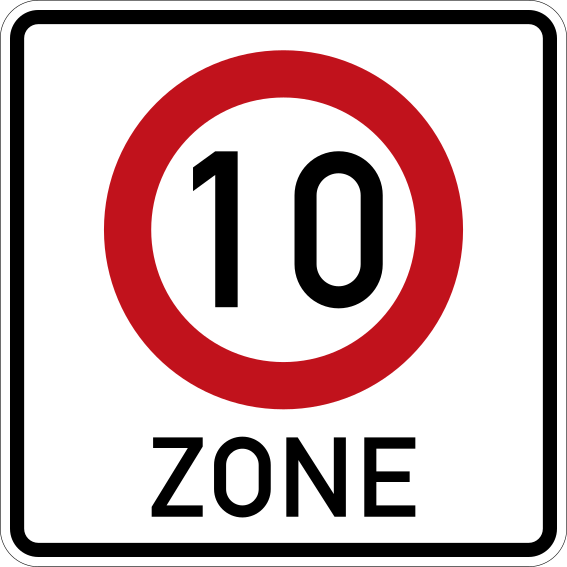
#> input picture sign_recognition/images/10_zone_beginn.png, 567 x 567 px, given in place of 00001.png, which was not available
$ jupyter execute --allow-errors 'Data Augumentation.ipynb'
#> lines starting #> are read from the running program, lines starting #| are printed output that depends on the picture; pictures that were not available may be replaced by others from this repository, and a replacement may not be noted
[cell 1]
import cv2
import numpy as np
import pandas as pd
import matplotlib as mlp
import pickle
import os
from matplotlib import pyplot as plt
from shutil import copyfile

[cell 2]
datafiles=[]
basepath='/data/Images/'
#datafiles.append(basepath+'test_environment')
datafiles.append(basepath+'signs001_manually_labeled')
datafiles.append(basepath+'signs003_manually_labeled')
datafiles.append(basepath+'signs004_manually_labeled')
datafiles.append(basepath+'signs006_bosch_manually_labeled')

datafiles.append(basepath+'VID_20190125_181012')
datafiles.append(basepath+'VID_20190125_181207')
datafiles.append(basepath+'VID_20190125_181313')
datafiles.append(basepath+'VID_20190125_181630')
datafiles.append(basepath+'VID_20190125_181902')

# [10 lines of commented-out code are left out]
zerobase=['bosch_2018_16_36','bosch_2018_17_54','bosch_2018_17_24','bosch_2018_17_08','2019-01-09-13-00-05','2019-01-09-13-01-41','2019-01-09-13-05-43','2019-01-09-13-24-37','2019-01-09-13-55-01']
jpglist=['2019-01-20-15-59-41','bosch_2018_17_54','bosch_2018_17_24','bosch_2018_17_08','2019-01-09-13-00-05','2019-01-09-13-01-41','2019-01-09-13-05-43','2019-01-09-13-24-37','2019-01-09-13-55-01']

[cell 3]
rewrite=False
#zero_class=sign_name_carolo_trans.get(43)
labelcounter=np.zeros((32,))
#> (the rest of this cell did not finish here and is left out)

[cell 4]
img = cv2.imread('/data/Images/signs003_manually_labeled/00001.png')
#> img is the input picture: shape (567, 567, 3); mean B, G, R 181.4, 180, 205.2
cv2.imshow('Original', img)

size = 8

# generating the kernel
kernel_motion_blur = np.zeros((size, size))
kernel_motion_blur[int((size-1)/2), :] = np.ones(size)
kernel_motion_blur = kernel_motion_blur / size

# applying the kernel to the input image
output = cv2.filter2D(img, -1, kernel_motion_blur)
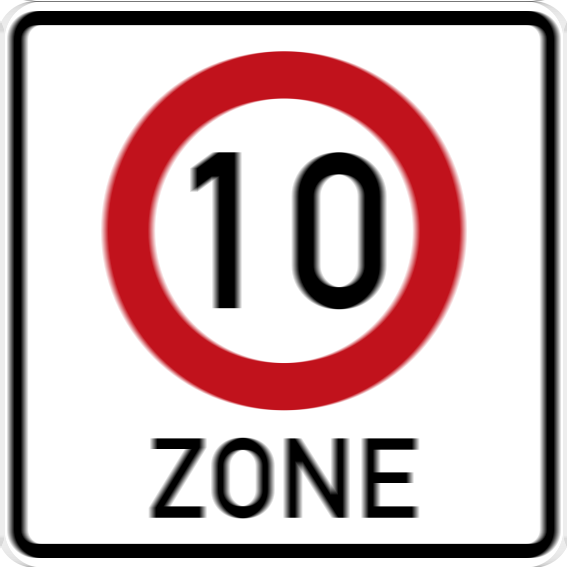
#> output: shape (567, 567, 3); mean B, G, R 181.9, 180.4, 205.6

cv2.imshow('Motion Blur', output)
cv2.waitKey(0)

[cell 5]
def motionBlur(img):
    size = 5

    # generating the kernel
    kernel_motion_blur = np.zeros((size, size))
    kernel_motion_blur[int((size-1)/2), :] = np.ones(size)
    kernel_motion_blur = kernel_motion_blur / size

    # applying the kernel to the input image
    output = cv2.filter2D(img, -1, kernel_motion_blur)
    return output

[cell 6]
from skimage import io
from skimage import transform as tf

[cell 7]
image = io.imread("/data/Images/2019-01-09-13-05-43/frame0003.jpg")
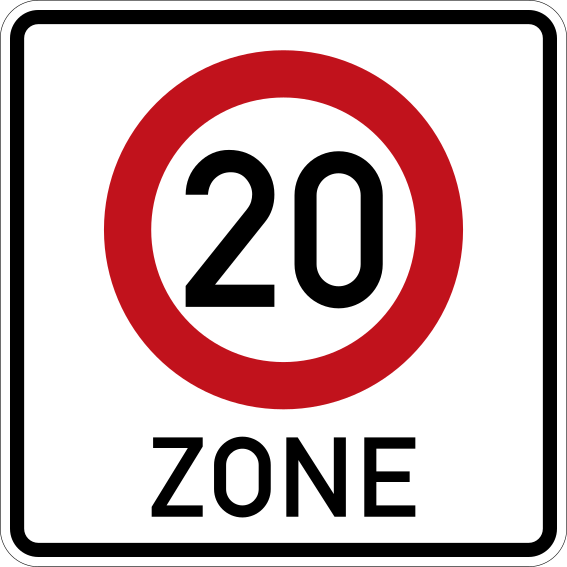
#> input picture sign_recognition/images/20_zone_beginn.png, 567 x 567 px, given in place of frame0003.jpg, which was not available
#> image is the input picture: shape (567, 567, 4); mean R, G, B, A 203, 177.8, 179.2, 255

# Create Afine transform
afine_tf = tf.AffineTransform(shear=0.2)

# Apply transform to image data
modified = tf.warp(image, inverse_map=afine_tf)
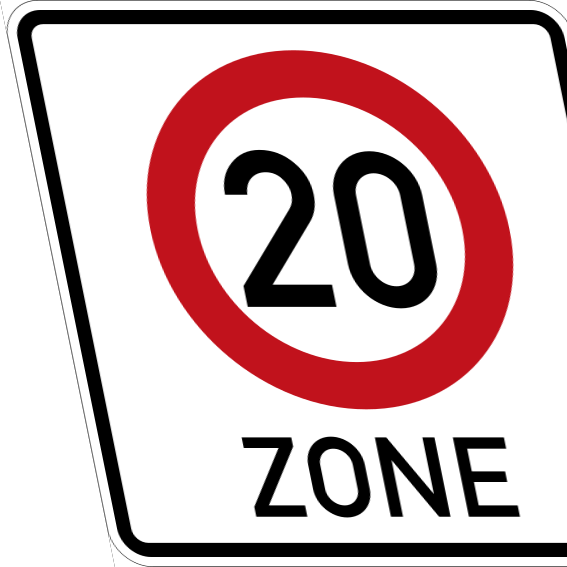
#> modified: shape (567, 567, 4) float64; mean R, G, B, A 0.72, 0.621, 0.627, 0.899; transparent parts drawn white

# Display the result
io.imshow(modified)
